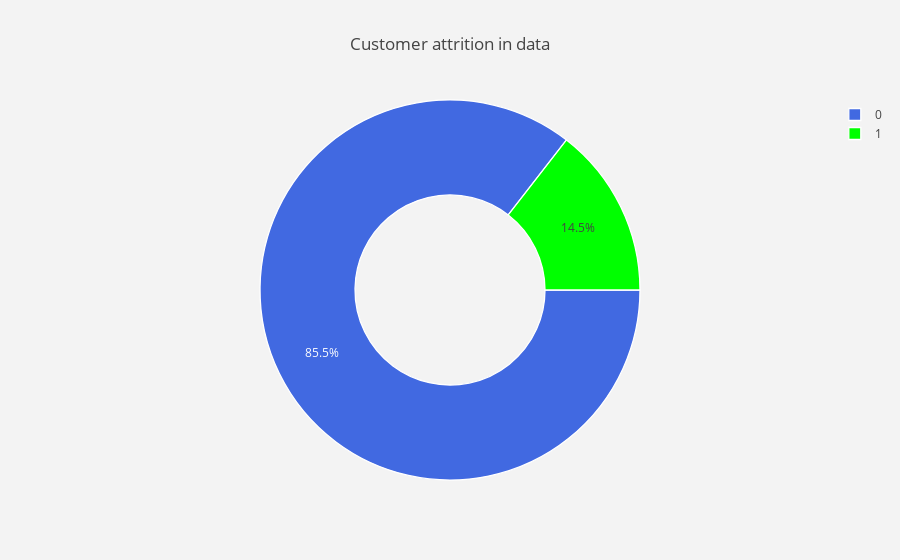

The cell this chart's notebook holds for it:
### Code cell
#labels
lab = telcom["Churn"].value_counts().keys().tolist()
#values
val = telcom["Churn"].value_counts().values.tolist()

trace = go.Pie(labels = lab ,
               values = val ,
               marker = dict(colors =  [ 'royalblue' ,'lime'],
                             line = dict(color = "white",
                                         width =  1.3)
                            ),
               rotation = 90,
               hoverinfo = "label+value+text",
               hole = .5
              )
layout = go.Layout(dict(title = "Customer attrition in data",
                        plot_bgcolor  = "rgb(243,243,243)",
                        paper_bgcolor = "rgb(243,243,243)",
                       )
                  )

data = [trace]
fig = go.Figure(data = data,layout = layout)
py.iplot(fig)

### Figure 1 — Plotly figure (JSON) as saved in the notebook; plotly's stock layout.template omitted (floating-point values rounded to 4 significant figures)
{"data": [{"hole": 0.5, "hoverinfo": "label+value+text", "labels": [0, 1], "marker": {"colors": ["royalblue", "lime"], "line": {"color": "white", "width": 1.3}}, "rotation": 90, "type": "pie", "uid": "0aa35cbe-050a-4d70-97c6-0761e84ebb2e", "values": [2850, 483]}], "layout": {"paper_bgcolor": "rgb(243,243,243)", "plot_bgcolor": "rgb(243,243,243)", "title": {"text": "Customer attrition in data"}}}
